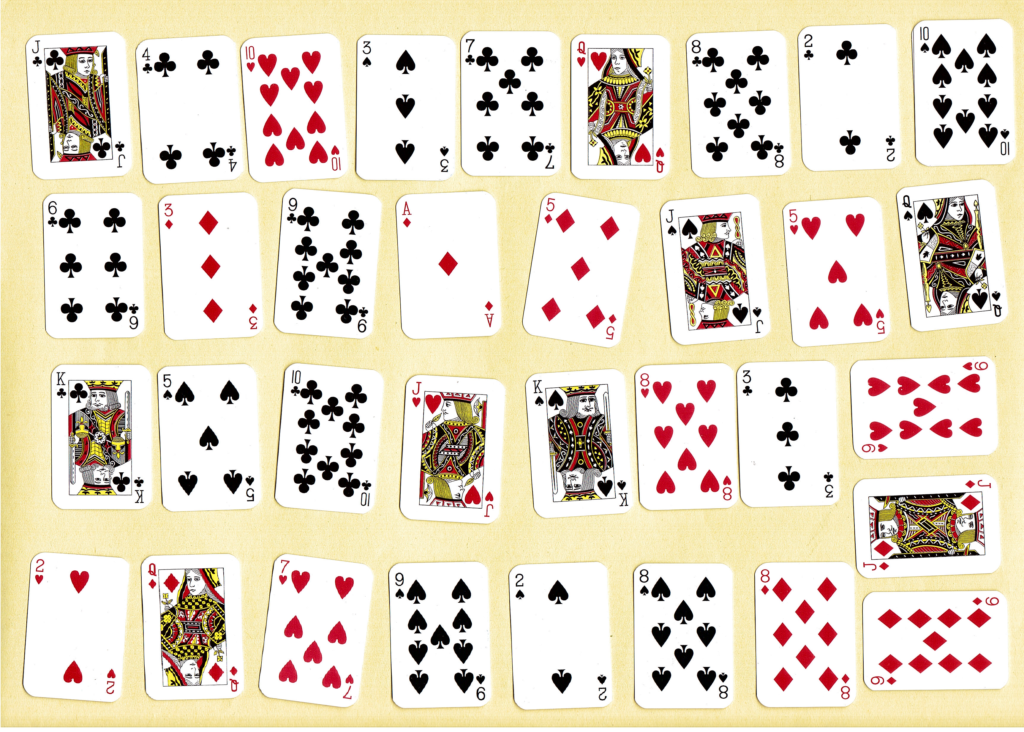
#> input picture DeepLearningForestry/notebooks/session2/playing_cards_small.png, 1024 x 732 px
$ jupyter execute session2_pipeline.ipynb
#> lines starting #> are read from the running program, lines starting #| are printed output that depends on the picture; after the words box and inside, x2 and y2 are one past the last pixel; in counts of white or black regions, pixels touching at a corner belong together
# Example of pipeline

> Jean-Christophe Taveau - 2024/02/09
> BIP - Deep Learning in Forestry

**Objective**: Count the number of playing cards. This deck is composed of various Clubs, Spades, Hearts and Diamonds.

## 1. Initialisation

### Imports

[cell 1]
import numpy as np
import pandas as pd
import matplotlib.pyplot as plt
import skimage as ski
import scipy as sp
import os

### Read and Display the image

- What can you say about this image? size? type?

[cell 2]
path = os.getcwd()
img = ski.io.imread(os.path.join(path,'playing_cards_small.png'))
#> img is the input picture: shape (732, 1024, 3); mean R, G, B 230.4, 219.5, 199.9

[cell 3]
plt.imshow(img)
plt.axis('off')

## 2. Pipeline

### 2.1. Split the R,G, and B channels

[cell 4]
# get rgb channels
red =  img[:,:,0]
green = img[:,:,1]
blue = img[:,:,2]
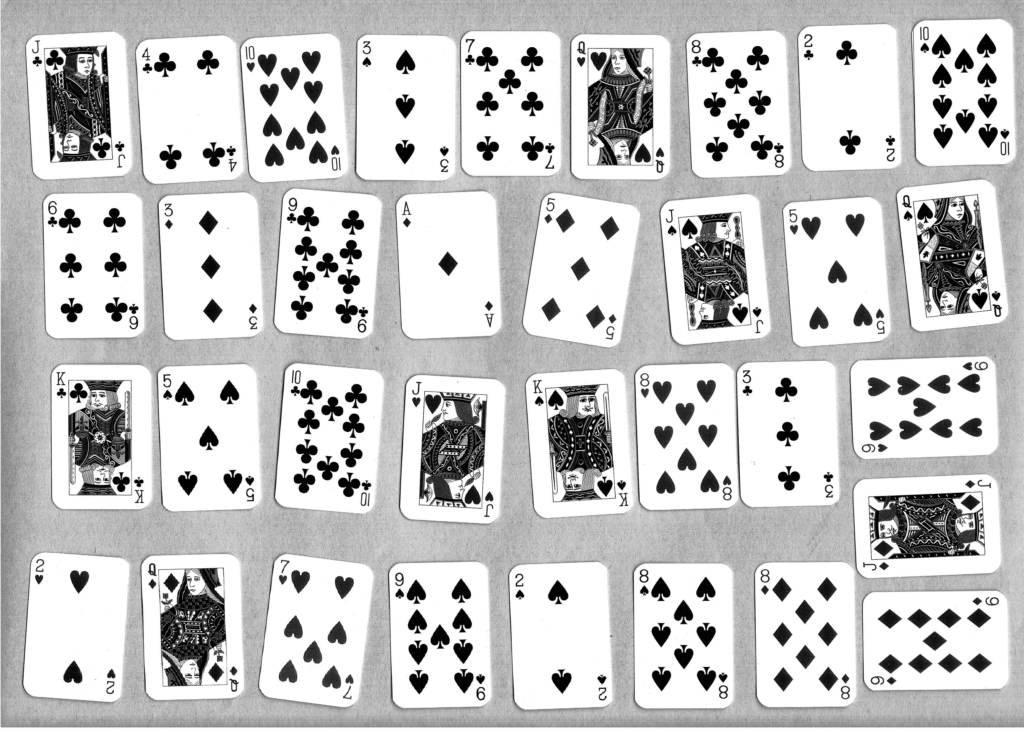
#> blue: shape (732, 1024); min 0, max 255, mean 199.9

fig, ax = plt.subplots(1,3,figsize=(20, 8))
ax[0].imshow(red,cmap='gray')
ax[0].axis('off')
ax[1].imshow(green,cmap='gray')
ax[1].axis('off')
ax[2].imshow(blue,cmap='gray')
ax[2].axis('off')

### 2.2. Extracting the playing cards

- What is the main feature of a playing card?
- What is the color of the background color?

[cell 5]
# Extract the red channel
clean = green - red
fig, ax = plt.subplots(figsize=(12, 8))
ax.imshow(clean,cmap='gray')
ax.axis('off')

### 2.3. Filtering for denoising

[cell 6]
fmed = ski.filters.median(clean,ski.morphology.disk(2.0))
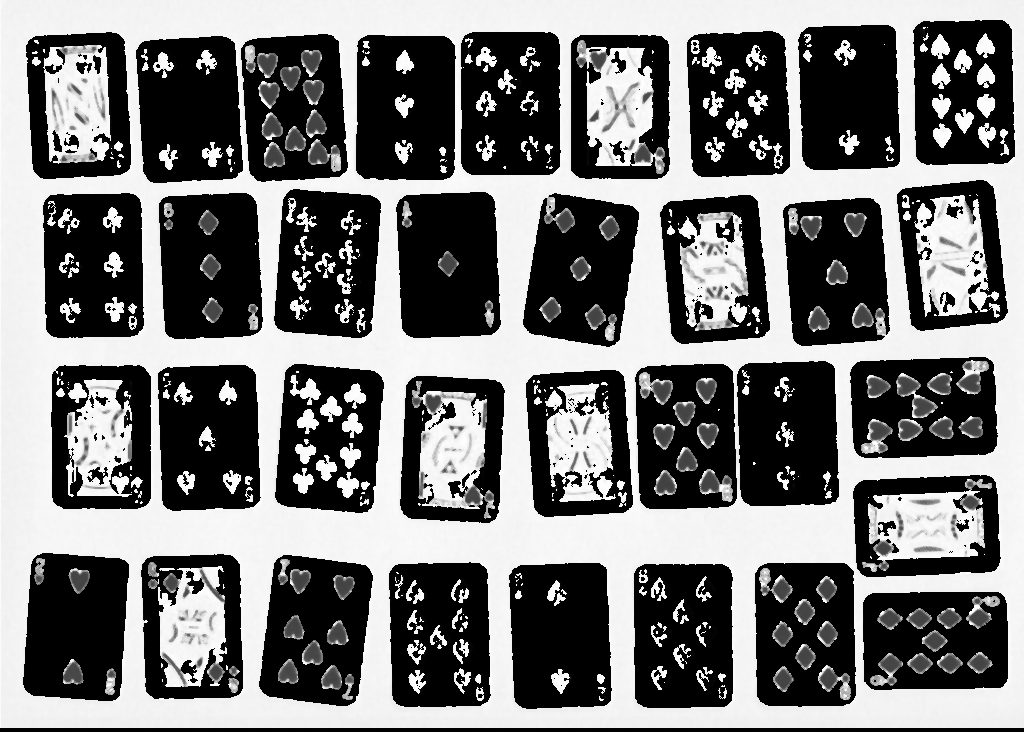
#> fmed: shape (732, 1024); min 0, max 255, mean 118.5

### 2.4. Segmentation

[cell 7]
thresh = ski.filters.threshold_otsu(fmed)
#> thresh = 123
binary = fmed <= thresh
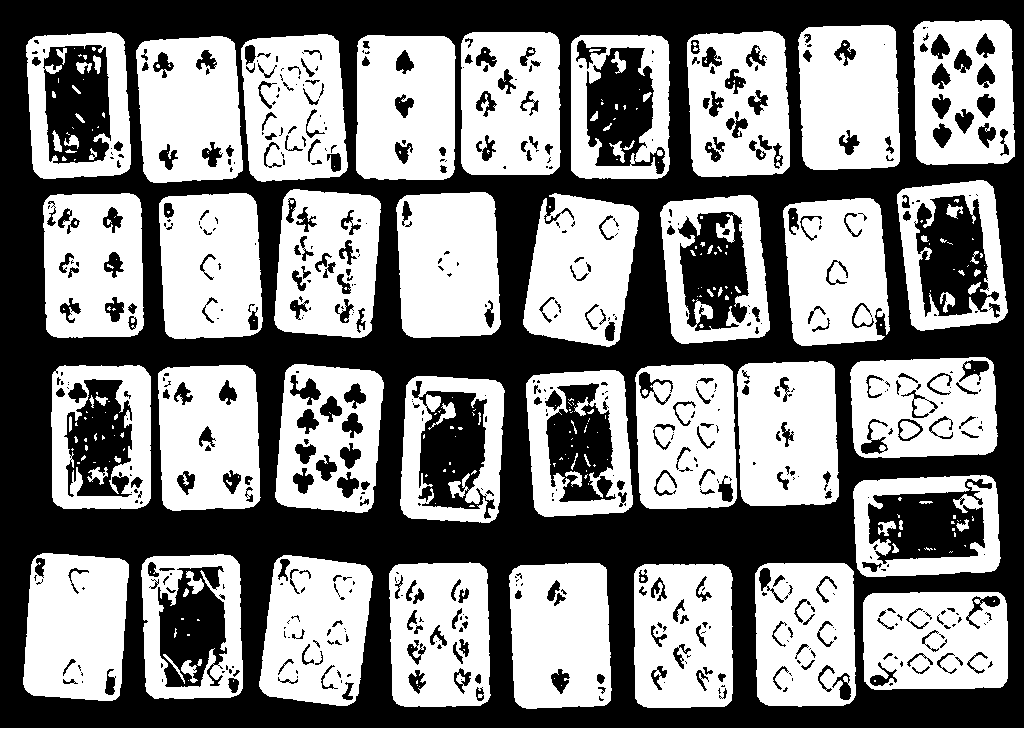
#> binary: shape (732, 1024) bool; 51.9% white; 627 black regions (314 under 20 px), largest, box (x1, y1, x2, y2) and area: (0, 0, 1024, 728) 272112, (914, 195, 999, 317) 6346, (868, 479, 992, 564) 6307

### 2.5. Mathematical Mophology

- Input: binary Image
- **Basic Operations**: Erosion, Dilation
- **Advanced Operations**: Filling Holes, Skeletonization, Watershed

[cell 8]
img_fill_holes = sp.ndimage.binary_fill_holes(binary).astype(int)
#> img_fill_holes: shape (732, 1024) int64; values 0 (black) and 1 (white), 63.7% white; 1 black region

# Show
fig, ax = plt.subplots(figsize=(12, 8))
ax.imshow(img_fill_holes,cmap='gray')
ax.axis('off')

### 2.6. Analysis

#### 2.6.1. Region Detection

[cell 9]
# label image regions
label_image = ski.measure.label(img_fill_holes)
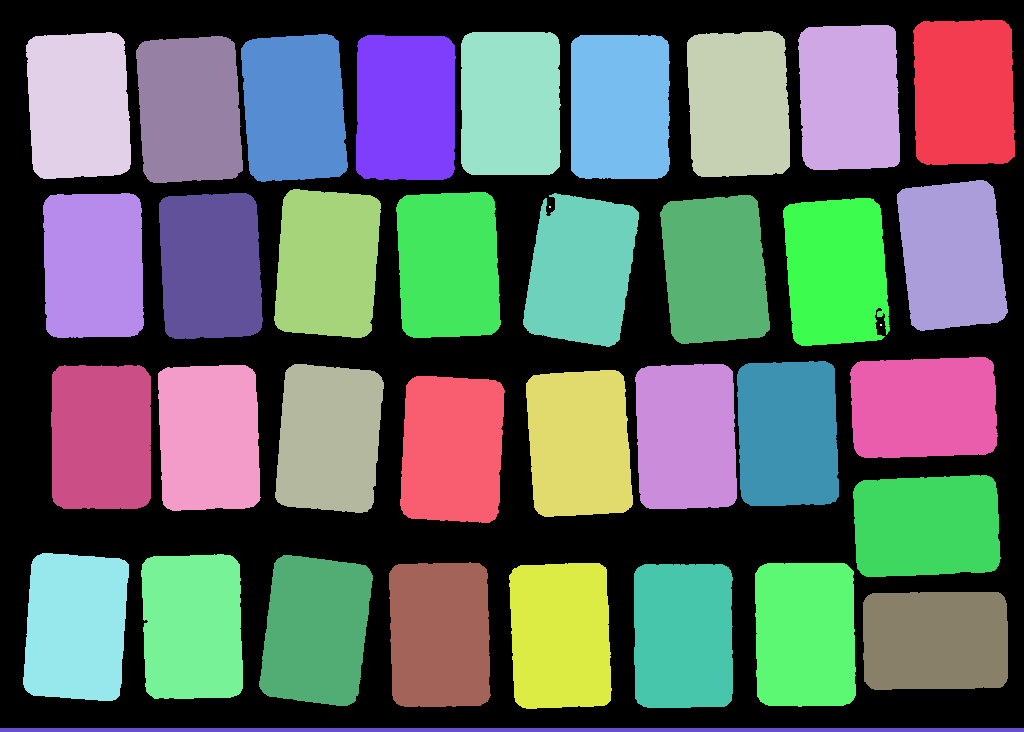
#> label_image: shape (732, 1024) int64; 38 distinct labels, from 0 to 37; one colour per label, 0 black
# to make the background transparent, pass the value of `bg_label`,
# and leave `bg_color` as `None` and `kind` as `overlay`
image_label_overlay = ski.color.label2rgb(label_image, image=img, bg_label=0)
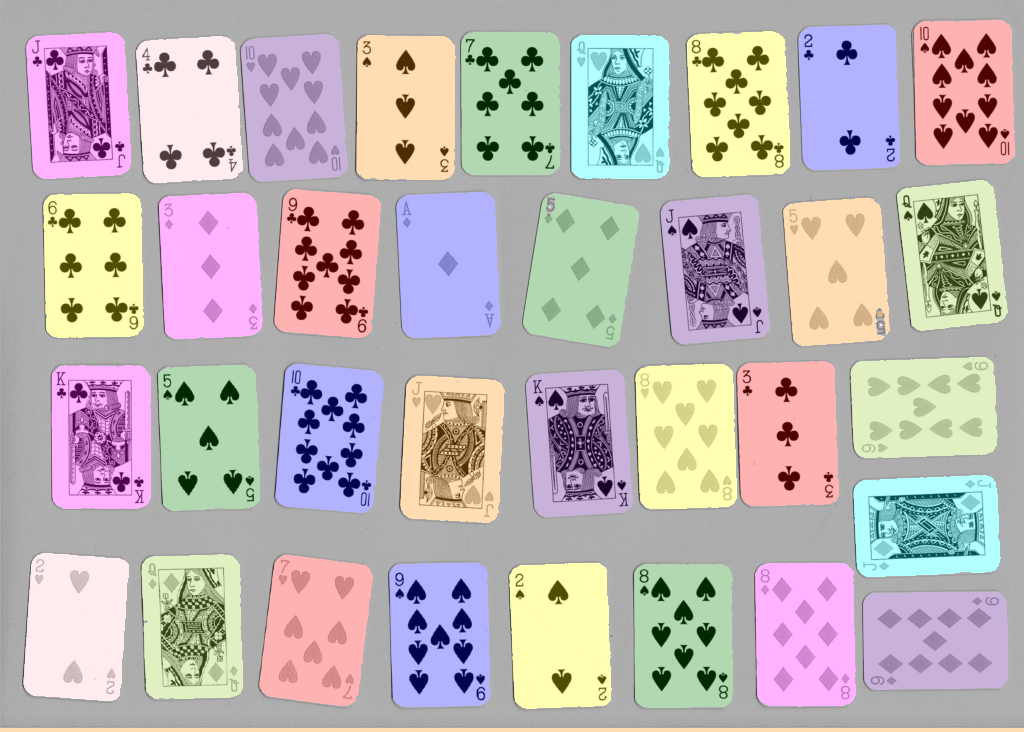
#> image_label_overlay: shape (732, 1024, 3) float64; mean R, G, B 0.746, 0.709, 0.712

fig, ax = plt.subplots(figsize=(10, 6))
ax.imshow(image_label_overlay)

#### 2.6.2. Region Exploration

[cell 10]
regions =  ski.measure.regionprops(label_image)
#> regions = 37 regions; largest, box (x1, y1, x2, y2) and area: (259, 555, 373, 706) 14079, (136, 36, 243, 183) 14062, (526, 370, 633, 517) 14020, (51, 365, 151, 509) 14008, (26, 32, 131, 179) 14007
len(regions)
#> Out = 37

[cell 11]
data = ski.measure.regionprops_table(
    label_image,
    properties=('label', 'area'),
)
#> data = 2 items
table = pd.DataFrame(data)
#> table = table of 37 rows and 2 columns
table
#> Out = table of 37 rows and 2 columns

#### 2.6.3. Region Curation

[cell 12]
from skimage.util import map_array

area_threshold = 10000
area_labels = table['label'] * (table['area'] > area_threshold)
new_labels = ski.util.map_array(
        label_image,
        np.asarray(table['label']),
        np.asarray(area_labels),
        )
#> new_labels: shape (732, 1024) int64; 35 distinct labels, from 0 to 36

[cell 13]
image_newlabel_overlay = ski.color.label2rgb(new_labels, image=img, bg_label=0)
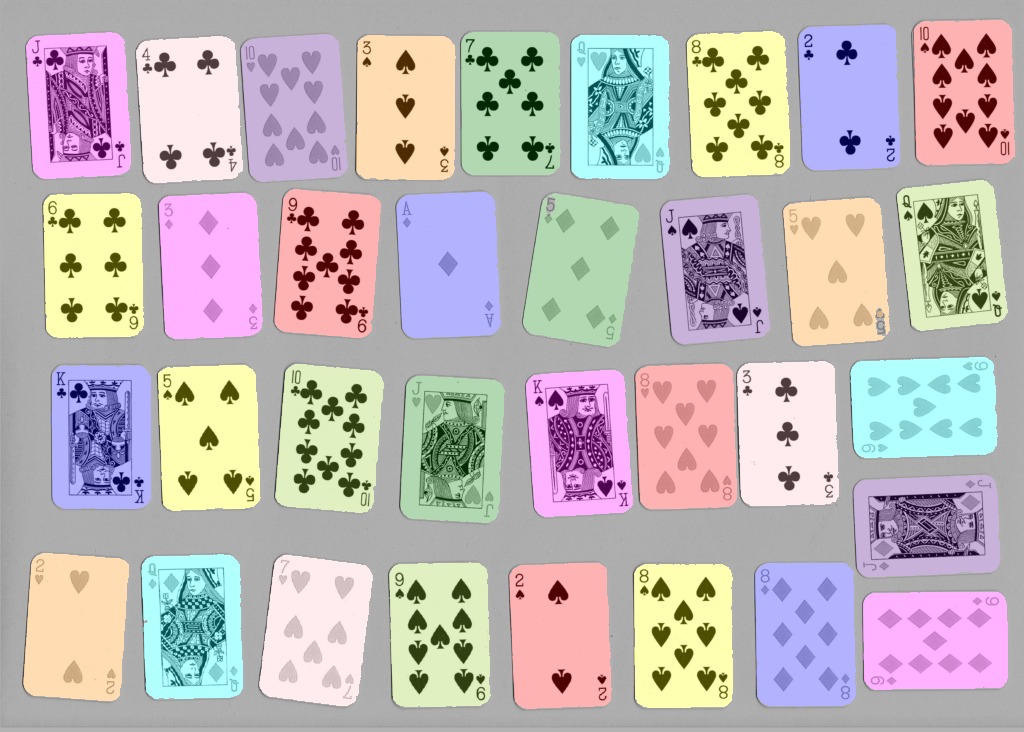
#> image_newlabel_overlay: shape (732, 1024, 3) float64; mean R, G, B 0.748, 0.716, 0.72

fig, ax = plt.subplots(figsize=(10, 6))
ax.imshow(image_newlabel_overlay)

[cell 14]
regions =  ski.measure.regionprops(new_labels)
#> regions = 34 regions; largest, box (x1, y1, x2, y2) and area: (259, 555, 373, 706) 14079, (136, 36, 243, 183) 14062, (526, 370, 633, 517) 14020, (51, 365, 151, 509) 14008, (26, 32, 131, 179) 14007
len(regions)
#> Out = 34
